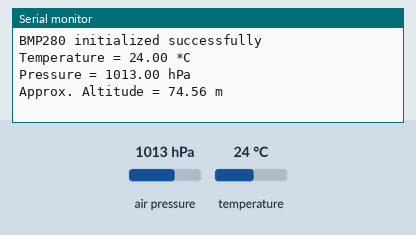
Bench run of a program on a simulated ESP32. Shown: the last lines printed to the serial monitor. Inputs (shaded band) come from the test bench; at power-on: air pressure 1013 hPa, temperature 24 °C.

Above: at 1.2 s.
1.3 s: air pressure set to 952 hPa
4.3 s: temperature set to 12 °C
At 5.9 s:
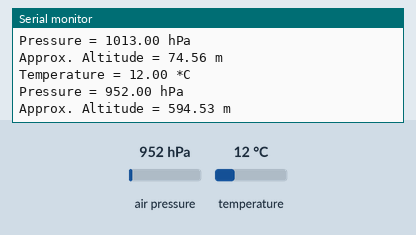
7.3 s: air pressure set to 975 hPa
At 11.1 s:
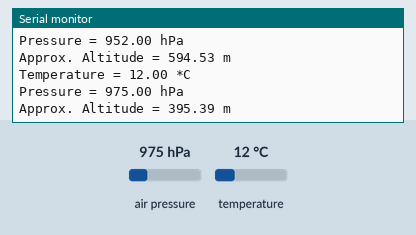
Timing chart, 0 to 12.6 s (numbered marks = the images above; inputs shaded):
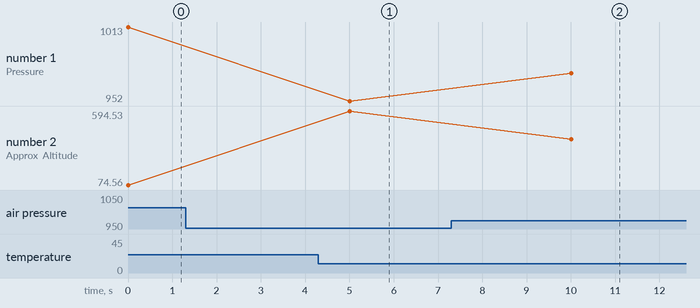

Measured:
- after the input at 4.3 s, the serial monitor: prints a new line after 0.70 s (image 1)
- after the input at 7.3 s, the serial monitor: prints a new line after 2.7 s (image 2)
- plotted number 1: 952 → 975 after the input at 7.3 s
- plotted number 2: 594.53 → 395.39 after the input at 7.3 s

The program:

main.cpp
```cpp
#include <Wire.h>
#include <Adafruit_Sensor.h>
#include <Adafruit_BMP280.h>  // Library for BMP280

#define SEALEVELPRESSURE_HPA (1022)

Adafruit_BMP280 bmp; // I2C

void setup() {
  Serial.begin(115200);

  // Start I2C communication and initialize BMP280 sensor
  if (!bmp.begin(0x76)) {  // Pastikan alamat I2C sesuai dengan sensor Anda (0x76 atau 0x77)
    Serial.println("Could not find a valid BMP280 sensor, check wiring or I2C address!");
    while (1);
  }
  Serial.println("BMP280 initialized successfully");
}

void loop() {
  // Print sensor readings
  Serial.print("Temperature = ");
  Serial.print(bmp.readTemperature());
  Serial.println(" *C");

  Serial.print("Pressure = ");
  Serial.print(bmp.readPressure() / 100.0F);
  Serial.println(" hPa");

  Serial.print("Approx. Altitude = ");
  Serial.print(bmp.readAltitude(SEALEVELPRESSURE_HPA));
  Serial.println(" m");

  Serial.println();

  delay(5000); // Delay 5 seconds between readings
}
```
